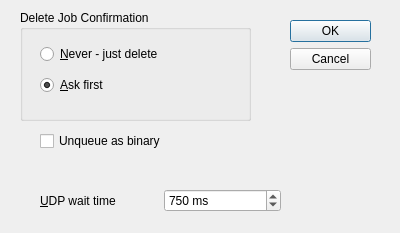
<?xml version="1.0" encoding="UTF-8"?>
<ui version="4.0">
 <class>Progopts</class>
 <widget class="QDialog" name="Progopts">
  <property name="geometry">
   <rect>
    <x>0</x>
    <y>0</y>
    <width>400</width>
    <height>233</height>
   </rect>
  </property>
  <property name="windowTitle">
   <string>Program Options</string>
  </property>
  <widget class="QDialogButtonBox" name="buttonBox">
   <property name="geometry">
    <rect>
     <x>290</x>
     <y>20</y>
     <width>81</width>
     <height>111</height>
    </rect>
   </property>
   <property name="orientation">
    <enum>Qt::Vertical</enum>
   </property>
   <property name="standardButtons">
    <set>QDialogButtonBox::Cancel|QDialogButtonBox::Ok</set>
   </property>
  </widget>
  <widget class="QGroupBox" name="confdel">
   <property name="geometry">
    <rect>
     <x>20</x>
     <y>10</y>
     <width>231</width>
     <height>111</height>
    </rect>
   </property>
   <property name="title">
    <string>Delete Job Confirmation</string>
   </property>
   <widget class="QWidget" name="layoutWidget">
    <property name="geometry">
     <rect>
      <x>20</x>
      <y>29</y>
      <width>191</width>
      <height>61</height>
     </rect>
    </property>
    <layout class="QVBoxLayout" name="verticalLayout">
     <item>
      <widget class="QRadioButton" name="confNever">
       <property name="toolTip">
        <string>Do not ask confirmation before deleting a job - just delete</string>
       </property>
       <property name="text">
        <string>&amp;Never - just delete</string>
       </property>
      </widget>
     </item>
     <item>
      <widget class="QRadioButton" name="confAlways">
       <property name="toolTip">
        <string>Always ask confirmation before deleting any job</string>
       </property>
       <property name="text">
        <string>&amp;Ask first</string>
       </property>
       <property name="checked">
        <bool>true</bool>
       </property>
      </widget>
     </item>
    </layout>
   </widget>
  </widget>
  <widget class="QWidget" name="layoutWidget_2">
   <property name="geometry">
    <rect>
     <x>40</x>
     <y>180</y>
     <width>241</width>
     <height>41</height>
    </rect>
   </property>
   <layout class="QHBoxLayout" name="horizontalLayout_2">
    <item>
     <widget class="QLabel" name="label_2">
      <property name="text">
       <string>&amp;UDP wait time</string>
      </property>
      <property name="buddy">
       <cstring>udpwaittime</cstring>
      </property>
     </widget>
    </item>
    <item>
     <widget class="QSpinBox" name="udpwaittime">
      <property name="toolTip">
       <string>Set wait time for UDP calls (login/logout)</string>
      </property>
      <property name="suffix">
       <string> ms</string>
      </property>
      <property name="minimum">
       <number>1</number>
      </property>
      <property name="maximum">
       <number>32767</number>
      </property>
      <property name="singleStep">
       <number>50</number>
      </property>
      <property name="value">
       <number>750</number>
      </property>
     </widget>
    </item>
   </layout>
  </widget>
  <widget class="QCheckBox" name="unqueuebin">
   <property name="geometry">
    <rect>
     <x>40</x>
     <y>130</y>
     <width>151</width>
     <height>22</height>
    </rect>
   </property>
   <property name="toolTip">
    <string>Unqueue job in binary mode.
(I.e. on Windows clients don't convert line endings to CRLF).</string>
   </property>
   <property name="text">
    <string>Unqueue as binary</string>
   </property>
  </widget>
 </widget>
 <tabstops>
  <tabstop>confNever</tabstop>
  <tabstop>confAlways</tabstop>
  <tabstop>unqueuebin</tabstop>
  <tabstop>udpwaittime</tabstop>
  <tabstop>buttonBox</tabstop>
 </tabstops>
 <resources/>
 <connections>
  <connection>
   <sender>buttonBox</sender>
   <signal>accepted()</signal>
   <receiver>Progopts</receiver>
   <slot>accept()</slot>
   <hints>
    <hint type="sourcelabel">
     <x>248</x>
     <y>254</y>
    </hint>
    <hint type="destinationlabel">
     <x>157</x>
     <y>274</y>
    </hint>
   </hints>
  </connection>
  <connection>
   <sender>buttonBox</sender>
   <signal>rejected()</signal>
   <receiver>Progopts</receiver>
   <slot>reject()</slot>
   <hints>
    <hint type="sourcelabel">
     <x>316</x>
     <y>260</y>
    </hint>
    <hint type="destinationlabel">
     <x>286</x>
     <y>274</y>
    </hint>
   </hints>
  </connection>
 </connections>
</ui>
